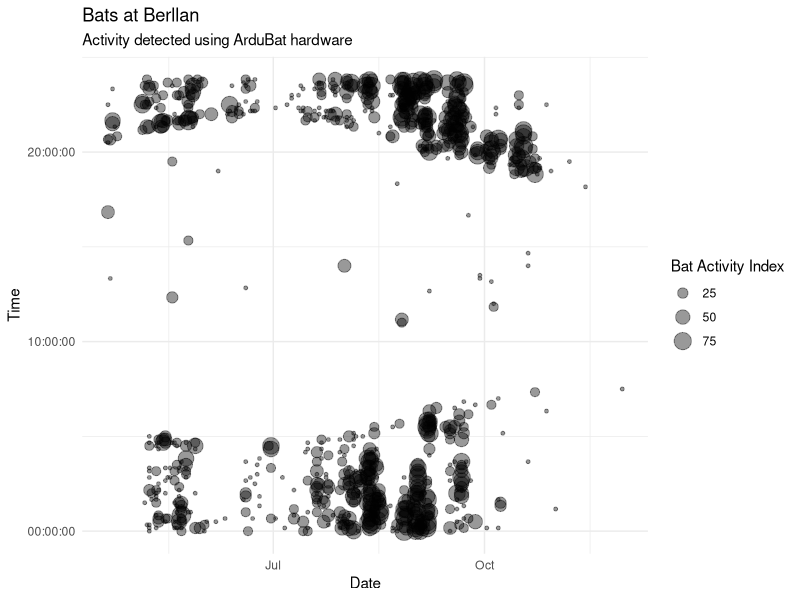
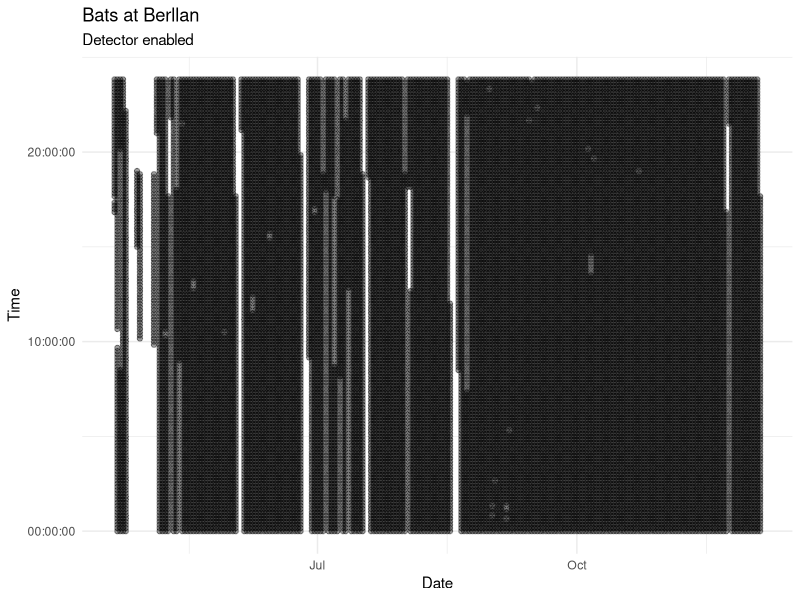

The R script that drew these images, in order:
library(tidyverse)
library(lubridate)

logging <- read_csv("datalog.csv") %>%
  filter(date >= "04/20/2024") %>%  # start date
  mutate(date = mdy(date))

bats <- logging %>%
  filter(activity_index > 0) %>%
  filter(max_tbc > 0)

bats %>%
  ggplot(aes(x=date, y=time)) +
  geom_point(aes(size=activity_index), alpha=0.4) +
  theme_minimal() +
  labs(
    title = "Bats at Berllan",
    subtitle = "Activity detected using ArduBat hardware",
    x = "Date",
    y = "Time",
    size = "Bat Activity Index"
  )

logging %>%
  ggplot(aes(x=date, y=time)) +
  geom_point(alpha=0.4) +
  theme_minimal() +
  labs(
    title = "Bats at Berllan",
    subtitle = "Detector enabled",
    x = "Date",
    y = "Time"
  )

# TODO:
# Reverse y scale so time goes down.
# Show every hour on y scale
# Show sunset/twilight bands
# Add background fill to indicate when the detector was running.

